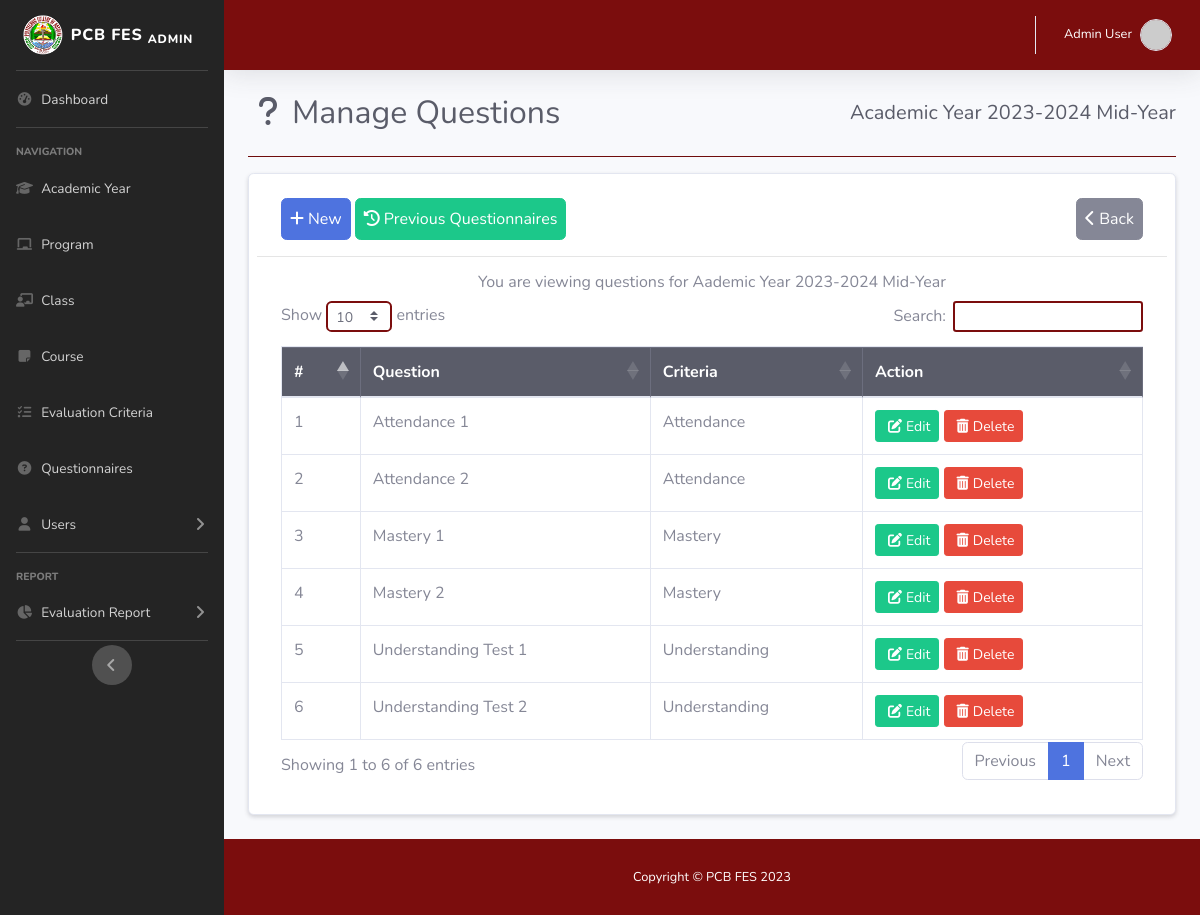
Screenshot of /admin/question.php?acad_id=3 (signed in) with the database file from the repository.
### tables this page shows
CREATE TABLE `acad_yr_tbl` (
  `acad_id` int(11) NOT NULL,
  `year_start` year(4) NOT NULL,
  `year_end` year(4) NOT NULL,
  `semester` int(11) NOT NULL,
  `status` varchar(50) NOT NULL,
  `is_default` varchar(5) NOT NULL
);

CREATE TABLE `question_tbl` (
  `question_id` int(11) NOT NULL,
  `question` varchar(255) NOT NULL,
  `acad_id` int(11) NOT NULL,
  `criteria_id` int(11) NOT NULL
);

CREATE TABLE `criteria_tbl` (
  `criteria_id` int(11) NOT NULL,
  `criteria` varchar(100) NOT NULL,
  `criteria_order` int(5) NOT NULL
);

### admin/question.php (shortened to what this page needs)
<!DOCTYPE html>
<html lang="en">
<head>
    <link rel="stylesheet" href="https://stackpath.bootstrapcdn.com/bootstrap/4.2.1/css/bootstrap.min.css">
    <link rel="stylesheet" href="https://cdn.datatables.net/1.10.18/css/dataTables.bootstrap4.min.css">
    <link href="../assets/vendor/fontawesome-free/css/all.min.css" rel="stylesheet" type="text/css">
    <link href="../assets/css/sb-admin-2.min.css" rel="stylesheet">
    <link href="../assets/css/custom.css" rel="stylesheet">
    <link rel="stylesheet" href="https://cdn.jsdelivr.net/npm/@sweetalert2/theme-borderless@5/borderless.css" />
</head>
<body id="page-top">
    <div id="wrapper">
            <?php include 'sidebar.php'; ?>
        <div id="content-wrapper" class="d-flex flex-column">
            <div id="content">
                    <?php include 'topbar.php'; ?>
                <div class="container-fluid justify-content-center">
                    <div class="d-sm-flex align-items-center justify-content-between mb-4">
<?php
    require '../db/dbconn.php';
    $acad_id = $_GET['acad_id'];
    $sql = "SELECT * FROM acad_yr_tbl WHERE acad_id='$acad_id'";
    $query = mysqli_query($conn, $sql);
    $row = mysqli_fetch_assoc($query);
    $acad_year = $row['year_start']."-".$row['year_end'];
    $sem = $row['semester'];
?>
                        <h1 class="h2 mb-0 text-gray-800"> <i class="fas fa-fw fa-question mr-1"></i>Manage Questions</h1>
                        <h5 class="h5 mb-0 text-dark">Academic Year <?php echo $acad_year; ?>
                        <?php
                            if ($sem == 1) {
                                $sem = "1st Semester";
                            } else if ($sem == 2) {
                                $sem = "2nd Semester";
                            } else{
                                $sem = "Mid-Year";
                            }
                        ?>
                            <?php echo $sem; ?>
                        </h5>
                    </div>
                    <hr class="mb-3 bg-white1">
<div class="container card p-2 mb-4 shadow-sm">
    <div class="row">
        <div class="col-12 col-md-12">
            <div class="container mb-3 mt-3">
                <a href="#addnew" data-toggle="modal" class="btn btn-primary p-2"><i class="fa-solid fa-plus mr-1"></i>New</a>
                <a href="#" class="btn btn-success p-2" data-toggle="modal" data-target="#previousQuestionnairesModal"><i class="fa-solid fa-clock-rotate-left mr-1"></i>Previous Questionnaires</a>
                <a href="questionnaire.php" class="btn btn-secondary float-lg-right p-2"><i class="fa-solid fa-chevron-left mr-1"></i>Back</a>
            </div>
            <hr>
            <div class="container mb-4">
                <h6 class="h6 text-center">  You are viewing questions for Aademic Year <?php echo $acad_year; ?>
                        <?php
                            echo $sem;
                        ?>
                </h6>
                <table id="myTable" class="table table-bordered nowrap" style="width:100%">
                    <thead class="table-dark">
                        <th>#</th>
                        <th>Question</th>
                        <th>Criteria</th>
                        <th>Action</th>
                    </thead>
                    <tbody>
                        <?php
                            require '../db/dbconn.php';
                            $acad_id = $_GET['acad_id'];
                            $sql = "SELECT * FROM question_tbl WHERE acad_id='$acad_id' ORDER BY criteria_id ASC";
                            $num = 1;
                            $query = mysqli_query($conn, $sql);
                            while($row = mysqli_fetch_assoc($query)){
                                $criteria_id = $row['criteria_id'];
                                $sql2 = "SELECT * FROM criteria_tbl WHERE criteria_id = '$criteria_id'";
                                $result2 = mysqli_query($conn, $sql2);
                                $row1 = mysqli_fetch_assoc($result2);
                                $criteria = $row1["criteria"];
                                echo
                                "<tr>
                                    <td>".$num."</td>
                                    <td>".$row['question']."</td>
                                    <td>".$criteria."</td>
                                    <td>
                                        <a href='#edit_".$row['question_id']."' class='btn btn-success btn-sm' data-toggle='modal'><i class='fa fa-pen-to-square m-1'></i>Edit</a>
                                        <a href='#delete_".$row['question_id']."' class='btn btn-danger btn-sm' data-toggle='modal'><i class='fa fa-trash m-1'></i>Delete</a>
                                    </td>
                                </tr>";
                            $num++;}
                        ?>
                    </tbody>
                </table>
            </div>
        </div>
    </div>
</div>
                </div>
            </div>
            <?php include 'footer.php'; ?>
        </div>
    </div>
</body>
</html>

### assets/css/custom.css (style rules this page uses)
.bg-white1 { background-color: #7b0d0d; }

### rows the page displays
acad_yr_tbl: acad_year "2023-2024", semester "Mid-Year"
question_tbl: question "Attendance 1", criteria.criteria "Attendance"
question_tbl: question "Attendance 2", criteria.criteria "Attendance"
question_tbl: question "Mastery 1", criteria.criteria "Mastery"
question_tbl: question "Mastery 2", criteria.criteria "Mastery"
question_tbl: question "Understanding Test 1", criteria.criteria "Understanding"
question_tbl: question "Understanding Test 2", criteria.criteria "Understanding"

### other values shown
$name "Admin User"
